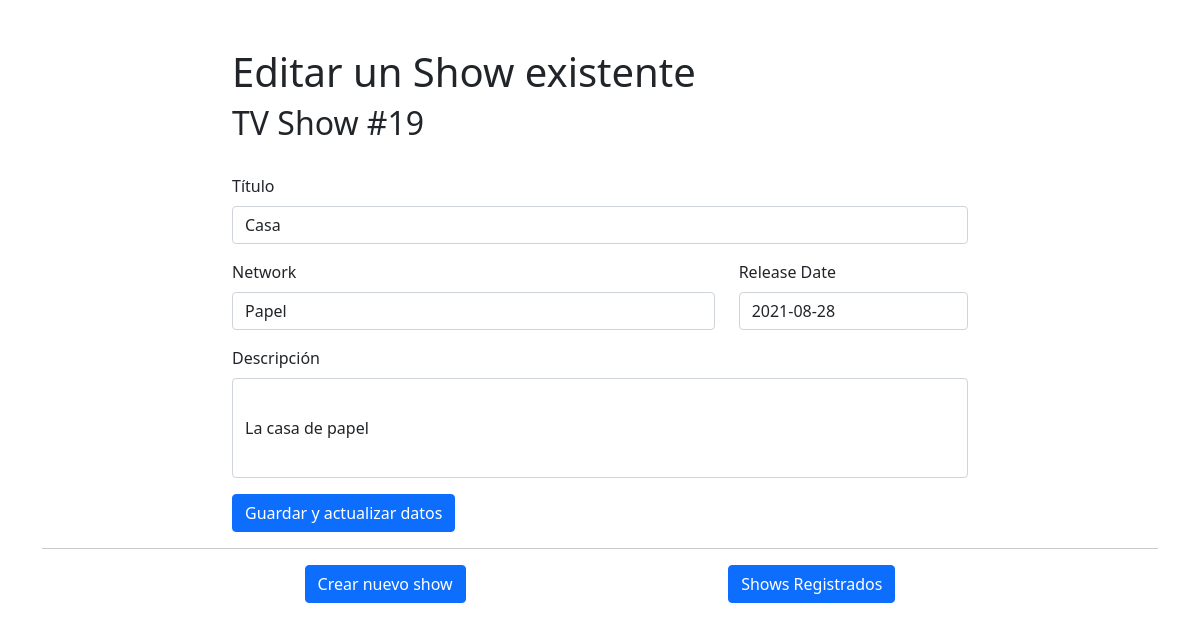
The page /shows/19/edit on the database its author committed.
### app/models.py (models this page shows, shortened)
class Show(models.Model):
    title = models.CharField(max_length=65)
    network = models.CharField(max_length=65)
    release_date = models.DateField() #Fecha de estreno
    updated_at = models.DateTimeField(auto_now=True)
    desc = models.TextField()
    objects = ShowManager()
    def __str__(self):
        return f"Show: {self.title}, {self.network}, {self.release_date}, {self.desc}"

### app/views.py (the view)
# urls.py: path('shows/<int:id>/edit', views.shows_edit),
def shows_edit(request, id):
    if request.method == 'GET':
        show_by_id = Show.objects.get(id=id)
        print("Mostardo Show antes de editar: ", show_by_id)
        context = {
            'show': show_by_id,
        }
        return render(request, 'shows_edit.html', context)

### app/templates/shows_edit.html (shortened to what this page needs)
{% extends "base.html" %}
{% block contenido %}
  <div class="row">
    <div class="offset-2 col-8">
      <form action="/shows/edit" method="post">
        <h1>Editar un Show existente</h1>
        <h2>TV Show #{{show.id}}</h2> <br>
        <div class="mb-3">
          <label for="inputtitle" class="form-label">Título</label>
          <input class="form-control" type="text" name="ed_title" placeholder="{{show.title}}"  value="{{show.title}}">
        </div>
        <div class="row">
          <div class="col-8">
            <div class="mb-3">
              <label for="inputnetwork" class="form-label">Network</label>
              <input class="form-control" type="text" name = "ed_network" placeholder="{{show.network}}"  value="{{show.network}}" >
            </div>
          </div>
          <div class="col-4">
            <label for="inputDate" class="form-label">Release Date</label>
            <input type="datetime" class="form-control" id="inputDate" name="ed_releaseDate" value='{{show.release_date|date:"Y-m-d"}}'>
          </div>
        </div>
        <div class="mb-3">
          <label for="inputdesc" class="form-label">Descripción</label>
          <input class="form-control" type="form-control" style="height: 100px" name = "ed_desc"  placeholder="{{show.desc}}" value="{{show.desc}}"></input>
        </div>
        <button type="submit" class="btn btn-primary">Guardar y actualizar datos</button>
    </form>
    </div>
  </div>
{% endblock %}

### rows shown on the page
Show: id "19", ed_title "Casa", ed_network "Papel", ed_releaseDate "2021-08-28", ed_desc "La casa de papel"
